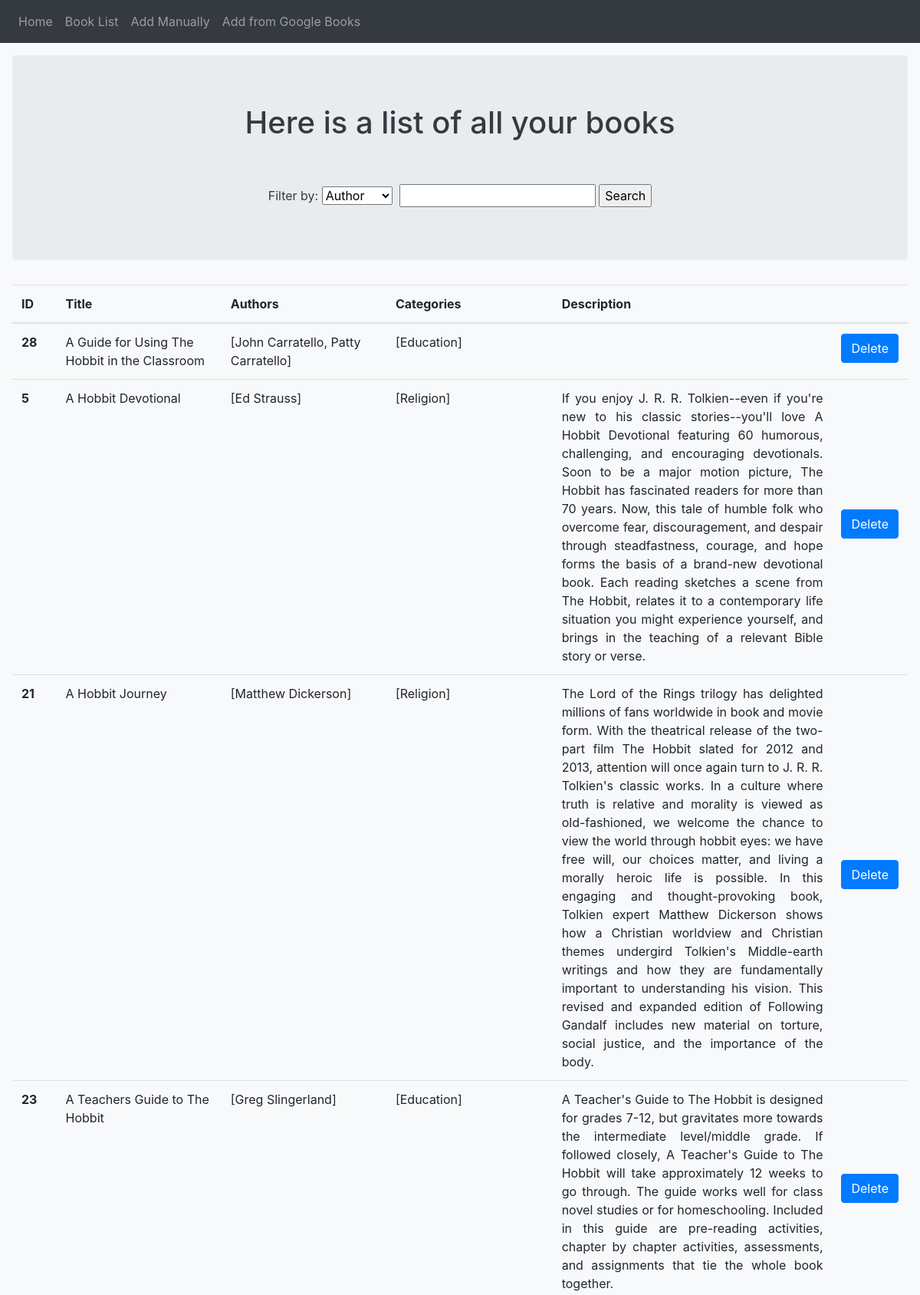
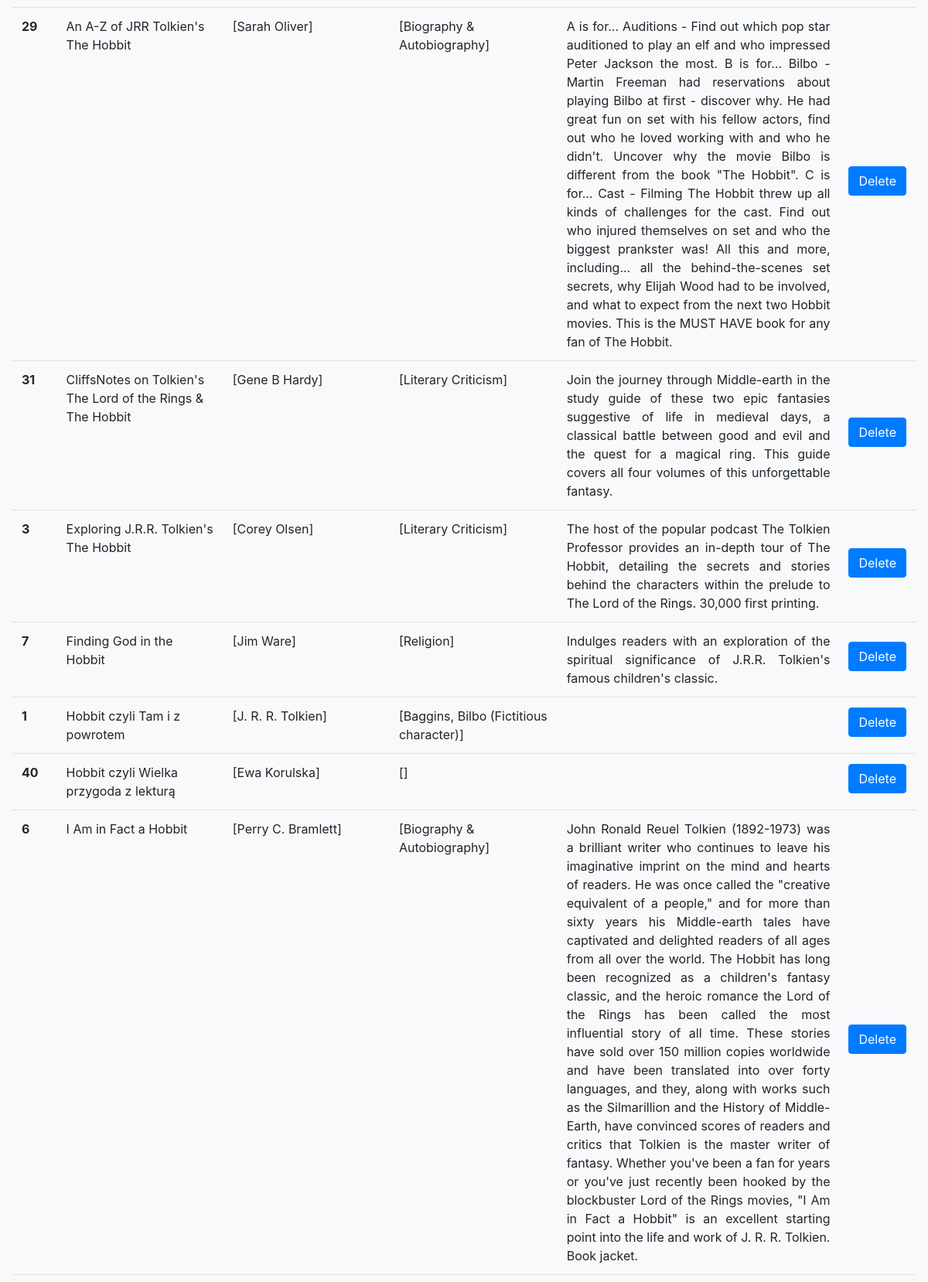
Page /list (upper part) on the committed database (2 pictures, top to bottom).
### models.py (models this page shows, shortened)
class Book(db.Model):
    __tablename__='book'
    id = db.Column(db.Integer, primary_key=True)
    title = db.Column(db.Text)
    description = db.Column(db.Text)
    author = db.relationship('Author',secondary=author_association,backref=db.backref('books',lazy ='dynamic'))
    category = db.relationship('Category',secondary=category_association,backref=db.backref('books',lazy='dynamic'))

class Author(db.Model):
    __tablename__='author'
    id = db.Column(db.Integer, primary_key=True)
    name = db.Column(db.Text)
    def __repr__(self):
        return f"{self.name}"

class Category(db.Model):
    __tablename__='category'
    id = db.Column(db.Integer,primary_key=True)
    category = db.Column(db.Text)
    def __repr__(self):
        return f"{self.category}"

### app.py (the view, shortened to what this page needs)
@app.route('/list',methods=['GET','POST'])
def list():
    form = Filter()
    books = Book.query.order_by(Book.title).all()
    return render_template('list.html', books=books, form =form)

### forms.py
class Filter(FlaskForm):
    choices = [('Author', 'Author'),
               ('Category', 'Category'),
               ('Title','Title')]
    select = SelectField('Filter by:', choices=choices)
    search = StringField('')
    submit = SubmitField('Search')

### templates/list.html (shortened to what this page needs)
{%extends 'base.html'%}
{%block content%}
<div class="jumbotron">
  <div class="text-center">
  <h1>Here is a list of all your books</h1>
  <br><br>
  <form method="post">
    {{form.select.label}} {{form.select()}}
    {{form.search.label}} {{form.search()}}
    {{form.submit()}}
  </form>
  </div>
</div>
  <table class="table">
    <thead>
      <tr>
        <th scope="col" width=5%>ID</th>
        <th scope="col" width=19%>Title</th>
        <th scope="col" width=19%>Authors</th>
        <th scope="col" width=19%>Categories</th>
        <th scope="col" width=32%>Description</th>
        <th scope ="col" width=6%></th>
      </tr>
    </thead>
    <tbody>
      {% for book in books%}
      <tr>
        <th scope="row">{{book.id}}</th>
        <td>{{book.title}}</td>
        <td>{{book.author}}</td>
        <td>{{book.category}}</td>
        <td class="text-justify">{{book.description}}</td>
        <td class='align-middle'>
        <form method="post">
          <button type="submit" name ="delete" value={{book.id}} class="btn btn-primary mb-2">Delete</button>
        </form>
        </td>
      </tr>
      {%endfor%}
    </tbody>
  </table>
{%endblock%}

### templates/base.html (shortened to what this page needs)
<!DOCTYPE html>
<html lang="en" dir="ltr">
  <head>
    <link rel="stylesheet" href="https://stackpath.bootstrapcdn.com/bootstrap/4.3.1/css/bootstrap.min.css">
  </head>
  <body>
    <nav class='navbar navbar-expand-lg sticky-top navbar-dark bg-dark'>
      <div class="navbar-nav">
        <a class ='nav-item nav-link' href="{{url_for('index')}}">Home</a>
        <a class ='nav-item nav-link' href="{{url_for('list')}}">Book List</a>
        <a class ='nav-item nav-link' href="{{url_for('add')}}">Add Manually</a>
        <a class ='nav-item nav-link' href="{{url_for('google_books')}}">Add from Google Books</a>
     </div>
    </nav>
    <div class="p-3 mb-2 bg-light text-dark">
    {%block content%}
    {%endblock%}
    </div>
  </body>
</html>

### rows in the picture
Book: id "28", title "A Guide for Using The Hobbit in the Classroom", author "[John Carratello, Patty Carratello]", category "[Education]"
Book: id "5", title "A Hobbit Devotional", author "[Ed Strauss]", category "[Religion]", description "If you enjoy J. R. R. Tolkien--even if you're new to his classic stories--you'll love A Hobbit Devotional featuring 60 humorous, challenging, and encouraging devotionals. Soon to be a major motion picture, The Hobbit has fascinated readers for more than 70 years. Now, this tale of humble folk who overcome fear, discouragement, and despair through steadfastness, courage, and hope forms the basis of a brand-new devotional book. Each reading sketches a scene from The Hobbit, relates it to a contemporary life situation you might experience yourself, and brings in the teaching of a relevant Bible story or verse."
Book: id "21", title "A Hobbit Journey", author "[Matthew Dickerson]", category "[Religion]", description "The Lord of the Rings trilogy has delighted millions of fans worldwide in book and movie form. With the theatrical release of the two-part film The Hobbit slated for 2012 and 2013, attention will once again turn to J. R. R. Tolkien's classic works. In a culture where truth is relative and morality is viewed as old-fashioned, we welcome the chance to view the world through hobbit eyes: we have free will, our choices matter, and living a morally heroic life is possible. In this engaging and thought-provoking book, Tolkien expert Matthew Dickerson shows how a Christian worldview and Christian themes undergird Tolkien's Middle-earth writings and how they are fundamentally important to…"
Book: id "23", title "A Teachers Guide to The Hobbit", author "[Greg Slingerland]", category "[Education]", description "A Teacher's Guide to The Hobbit is designed for grades 7-12, but gravitates more towards the intermediate level/middle grade. If followed closely, A Teacher's Guide to The Hobbit will take approximately 12 weeks to go through. The guide works well for class novel studies or for homeschooling. Included in this guide are pre-reading activities, chapter by chapter activities, assessments, and assignments that tie the whole book together."
Book: id "29", title "An A-Z of JRR Tolkien's The Hobbit", author "[Sarah Oliver]", category "[Biography & Autobiography]", description "A is for... Auditions - Find out which pop star auditioned to play an elf and who impressed Peter Jackson the most. B is for... Bilbo - Martin Freeman had reservations about playing Bilbo at first - discover why. He had great fun on set with his fellow actors, find out who he loved working with and who he didn't. Uncover why the movie Bilbo is different from the book \"The Hobbit\". C is for... Cast - Filming The Hobbit threw up all kinds of challenges for the cast. Find out who injured themselves on set and who the biggest prankster was! All this and more, including... all the behind-the-scenes set secrets, why Elijah Wood had to be involved, and what to expect from the next two Hobbit…"
Book: id "31", title "CliffsNotes on Tolkien's The Lord of the Rings & The Hobbit", author "[Gene B Hardy]", category "[Literary Criticism]", description "Join the journey through Middle-earth in the study guide of these two epic fantasies suggestive of life in medieval days, a classical battle between good and evil and the quest for a magical ring. This guide covers all four volumes of this unforgettable fantasy."
Book: id "3", title "Exploring J.R.R. Tolkien's The Hobbit", author "[Corey Olsen]", category "[Literary Criticism]", description "The host of the popular podcast The Tolkien Professor provides an in-depth tour of The Hobbit, detailing the secrets and stories behind the characters within the prelude to The Lord of the Rings. 30,000 first printing."
Book: id "7", title "Finding God in the Hobbit", author "[Jim Ware]", category "[Religion]", description "Indulges readers with an exploration of the spiritual significance of J.R.R. Tolkien's famous children's classic."
Book: id "1", title "Hobbit czyli Tam i z powrotem", author "[J. R. R. Tolkien]", category "[Baggins, Bilbo (Fictitious character)]"
Book: id "40", title "Hobbit czyli Wielka przygoda z lekturą", author "[Ewa Korulska]", category "[]"
Book: id "6", title "I Am in Fact a Hobbit", author "[Perry C. Bramlett]", category "[Biography & Autobiography]", description "John Ronald Reuel Tolkien (1892-1973) was a brilliant writer who continues to leave his imaginative imprint on the mind and hearts of readers. He was once called the \"creative equivalent of a people,\" and for more than sixty years his Middle-earth tales have captivated and delighted readers of all ages from all over the world. The Hobbit has long been recognized as a children's fantasy classic, and the heroic romance the Lord of the Rings has been called the most influential story of all time. These stories have sold over 150 million copies worldwide and have been translated into over forty languages, and they, along with works such as the Silmarillion and the History of Middle-Earth, have…"
